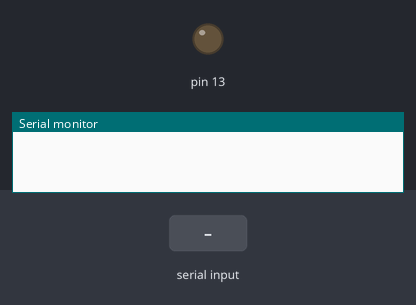
A sketch run on a simulated Arduino Uno, built with avr-gcc and run on an emulated ATmega328P. Shown: output pins drawn as LEDs (lit = HIGH), the last lines printed to the serial monitor. The inputs (shaded band) are chosen by the test bench.

Above: at 1.2 s.
1.3 s: "*fanon" received over Serial
At 1.8 s:
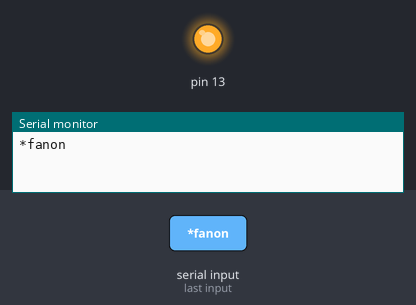
2.8 s: "*fanoff" received over Serial
At 3.3 s:
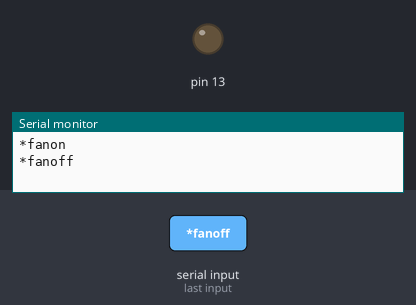
Timing chart, 0 to 5.8 s (numbered marks = the images above; inputs shaded):
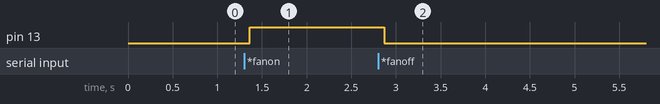

Measured:
- after the input at 1.3 s, pin 13: LOW → HIGH after 0.06 s
- after the input at 2.8 s, pin 13: HIGH → LOW after 0.07 s

The sketch:

gsm.ino
```cpp
String com;
char ch;
int led=13;
void setup() {
  // put your setup code here, to run once:
Serial.begin(9600);
pinMode(13,OUTPUT);
}

void loop() {
  // put your main code here, to run repeatedly:
while(Serial.available())
{
  delay(10);
  ch=Serial.read();
  if (ch == '#') {break;}
    com+=ch;
    }


  if(com.length()>0)
  {
       Serial.println(com);
    if(com=="*fanon")
    {
      digitalWrite(13,HIGH);
    }
    else if(com=="*fanoff")
    {
      digitalWrite(13,LOW);
    }
    }
 com="";
  }
```
